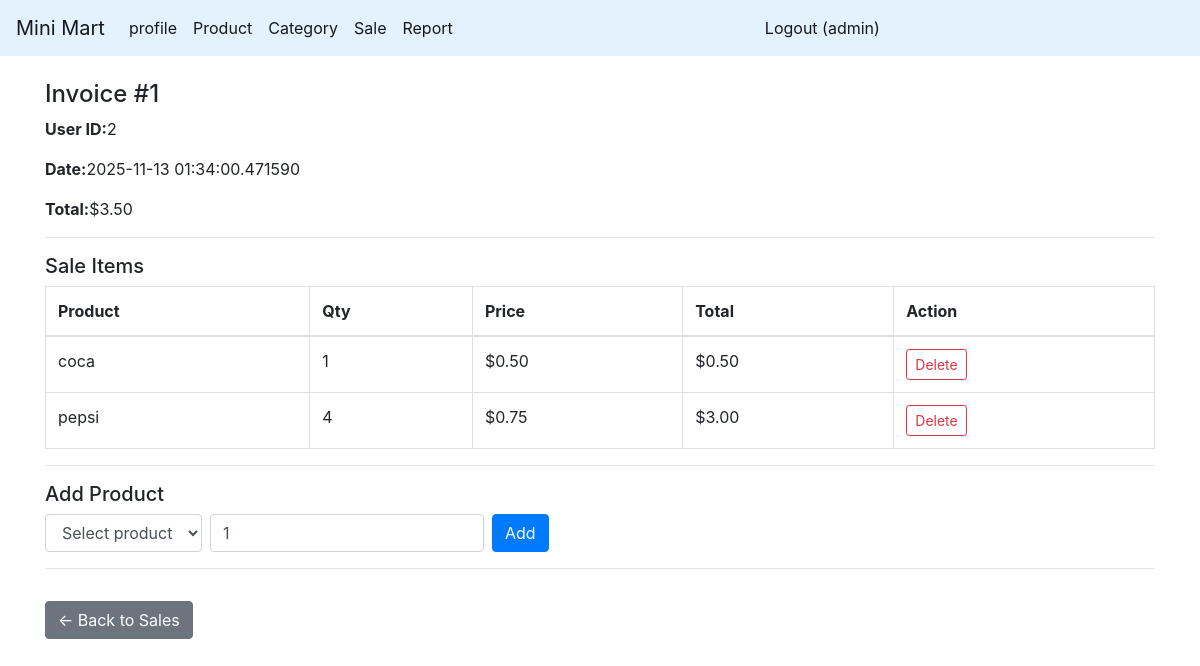
The app's page /sale_details/1 (signed in) with its own data.
### app.py (models this page shows)
class Sales(db.Model):
    sales_id = db.Column(db.Integer, primary_key=True)
    user_id = db.Column(db.Integer, db.ForeignKey('user.id'), nullable=False)
    sale_date = db.Column(db.DateTime, nullable=False)
    total_amount = db.Column(db.Float,default=0.0, nullable=False)

class SaleItem(db.Model):
    sale_item_id = db.Column(db.Integer, primary_key=True)
    sales_id = db.Column(db.Integer, db.ForeignKey('sales.sales_id'), nullable=False)
    product_id = db.Column(db.Integer, db.ForeignKey('product.product_id'), nullable=False)
    quantity = db.Column(db.Integer, nullable=False)
    unit_price = db.Column(db.Float, nullable=False)

class Product(db.Model):
    product_id = db.Column(db.Integer, primary_key=True)
    product_name = db.Column(db.String(80), unique=True, nullable=False)
    category_id = db.Column(db.Integer, db.ForeignKey('category.category_id'), nullable=False)
    price = db.Column(db.Float, nullable=False)
    image_url = db.Column(db.String(200), nullable=False)
    stock = db.Column(db.Integer,default=0, nullable=False)

### route/sale.py (the view, shortened to what this page needs)
@app.route('/sale_details/<int:sales_id>', methods=['GET', 'POST'])
@jwt_required()
def sale_details(sales_id):
    user = get_jwt_identity()
    sale_row = db.session.execute(
        text("SELECT * FROM sales WHERE sales_id = :id"),
        {'id': sales_id}
    ).fetchone()
    if not sale_row:
        flash('Sale not found!', 'danger')
        return redirect(url_for('sales'))
    sale = dict(sale_row._mapping)
    sale_items_rows = db.session.execute(
        text("""
        SELECT si.sale_item_id, si.product_id, p.product_name, si.quantity, si.unit_price
        FROM sale_item si
        JOIN product p ON si.product_id = p.product_id
        WHERE si.sales_id = :sid
        """),
        {'sid': sales_id}
    ).fetchall()
    sale_items = [dict(row._mapping) for row in sale_items_rows]
    products = db.session.execute(
        text("SELECT product_id, product_name FROM product WHERE stock > 0")
    ).fetchall()
    return render_template(
        'sale/invoice_detail.html',
        sale=sale,
        sale_items=sale_items,
        products=products,
        user=user
    )

### app.py (called while the page is built)
@jwt.token_in_blocklist_loader
def check_if_token_revoked(jwt_header, jwt_payload):
    jti = jwt_payload["jti"]
    token = TokenBlocklist.query.filter_by(jti=jti).first()
    return token is not None

### templates/sale/invoice_detail.html (shortened to what this page needs)
{% extends "master.html" %}
{% block main_content %}
    <div class="container mt-4">
        <h4>Invoice #{{ sale.sales_id }}</h4>
        <p><strong>User ID:</strong> {{ sale.user_id }}</p>
        <p><strong>Date:</strong> {{ sale.sale_date }}</p>
        <p><strong>Total:</strong> ${{ '%.2f'|format(sale.total_amount) }}</p>
        <hr>
        <h5>Sale Items</h5>
        <table class="table table-bordered">
            <thead>
            <tr>
                <th>Product</th>
                <th>Qty</th>
                <th>Price</th>
                <th>Total</th>
                <th>Action</th>
            </tr>
            </thead>
            <tbody>
            {% for item in sale_items %}
                <tr>
                    <td>{{ item.product_name }}</td>
                    <td>{{ item.quantity }}</td>
                    <td>${{ '%.2f'|format(item.unit_price) }}</td>
                    <td>${{ '%.2f'|format(item.unit_price * item.quantity) }}</td>
                    <td>
                        <form method="post"
                              action="{{ url_for('delete_sale_item', sale_item_id=item.sale_item_id, sales_id=sale.sales_id) }}"
                              class="d-inline">
                            <button class="btn btn-sm btn-outline-danger"
                                    onclick="return confirm('Delete {{ item.product_name }}?');">Delete
                            </button>
                        </form>
                    </td>
                </tr>
            {% else %}
                <tr>
                    <td colspan="5" class="text-center text-muted">No products in this invoice.</td>
                </tr>
            {% endfor %}
            </tbody>
        </table>
        <hr>
        <h5>Add Product</h5>
        <form method="post" action="{{ url_for('sale_details', sales_id=sale.sales_id) }}" class="form-inline">
            <select name="product_id" class="form-control mr-2">
                <option value="">Select product</option>
            </select>
            <input type="number" name="quantity" class="form-control mr-2" value="1" min="1">
            <button  class="btn btn-primary">Add</button>
        </form>
        <hr>
        <a href="{{ url_for('sales') }}" class="btn btn-secondary mt-3">← Back to Sales</a>
    </div>
{% endblock %}

### records on screen
Sales: sales_id "1", user_id "2", sale_date "2025-11-13 01:34:00.471590", total_amount "3.50"
SaleItem: product_name "coca", quantity "1", unit_price "0.50", item.unit_price*item.quantity "0.50"
SaleItem: product_name "pepsi", quantity "4", unit_price "0.75", item.unit_price*item.quantity "3.00"

### other values on screen
{{ user }} "admin"
